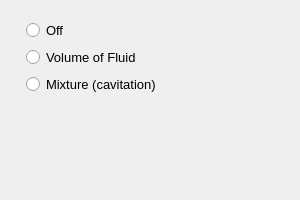
<?xml version="1.0" encoding="UTF-8"?>
<ui version="4.0">
 <class>MultiphaseModelPage</class>
 <widget class="QWizardPage" name="MultiphaseModelPage">
  <property name="geometry">
   <rect>
    <x>0</x>
    <y>0</y>
    <width>300</width>
    <height>200</height>
   </rect>
  </property>
  <property name="font">
   <font>
    <pointsize>10</pointsize>
   </font>
  </property>
  <property name="windowTitle">
   <string>WizardPage</string>
  </property>
  <property name="title">
   <string>Multiphase Model</string>
  </property>
  <layout class="QVBoxLayout" name="verticalLayout_2">
   <item>
    <widget class="QWidget" name="widget" native="true">
     <layout class="QVBoxLayout" name="verticalLayout">
      <property name="leftMargin">
       <number>15</number>
      </property>
      <property name="rightMargin">
       <number>15</number>
      </property>
      <item>
       <widget class="QRadioButton" name="off">
        <property name="text">
         <string>Off</string>
        </property>
        <attribute name="buttonGroup">
         <string notr="true">modelRadioGroup</string>
        </attribute>
       </widget>
      </item>
      <item>
       <widget class="QRadioButton" name="volumeOfFluid">
        <property name="text">
         <string>Volume of Fluid</string>
        </property>
        <attribute name="buttonGroup">
         <string notr="true">modelRadioGroup</string>
        </attribute>
       </widget>
      </item>
      <item>
       <widget class="QRadioButton" name="mixture">
        <property name="text">
         <string>Mixture (cavitation)</string>
        </property>
        <attribute name="buttonGroup">
         <string notr="true">modelRadioGroup</string>
        </attribute>
       </widget>
      </item>
     </layout>
    </widget>
   </item>
   <item>
    <spacer name="verticalSpacer">
     <property name="orientation">
      <enum>Qt::Vertical</enum>
     </property>
     <property name="sizeHint" stdset="0">
      <size>
       <width>20</width>
       <height>40</height>
      </size>
     </property>
    </spacer>
   </item>
  </layout>
 </widget>
 <resources>
  <include location="../../../resource.qrc"/>
 </resources>
 <connections/>
 <buttongroups>
  <buttongroup name="modelRadioGroup"/>
 </buttongroups>
</ui>
